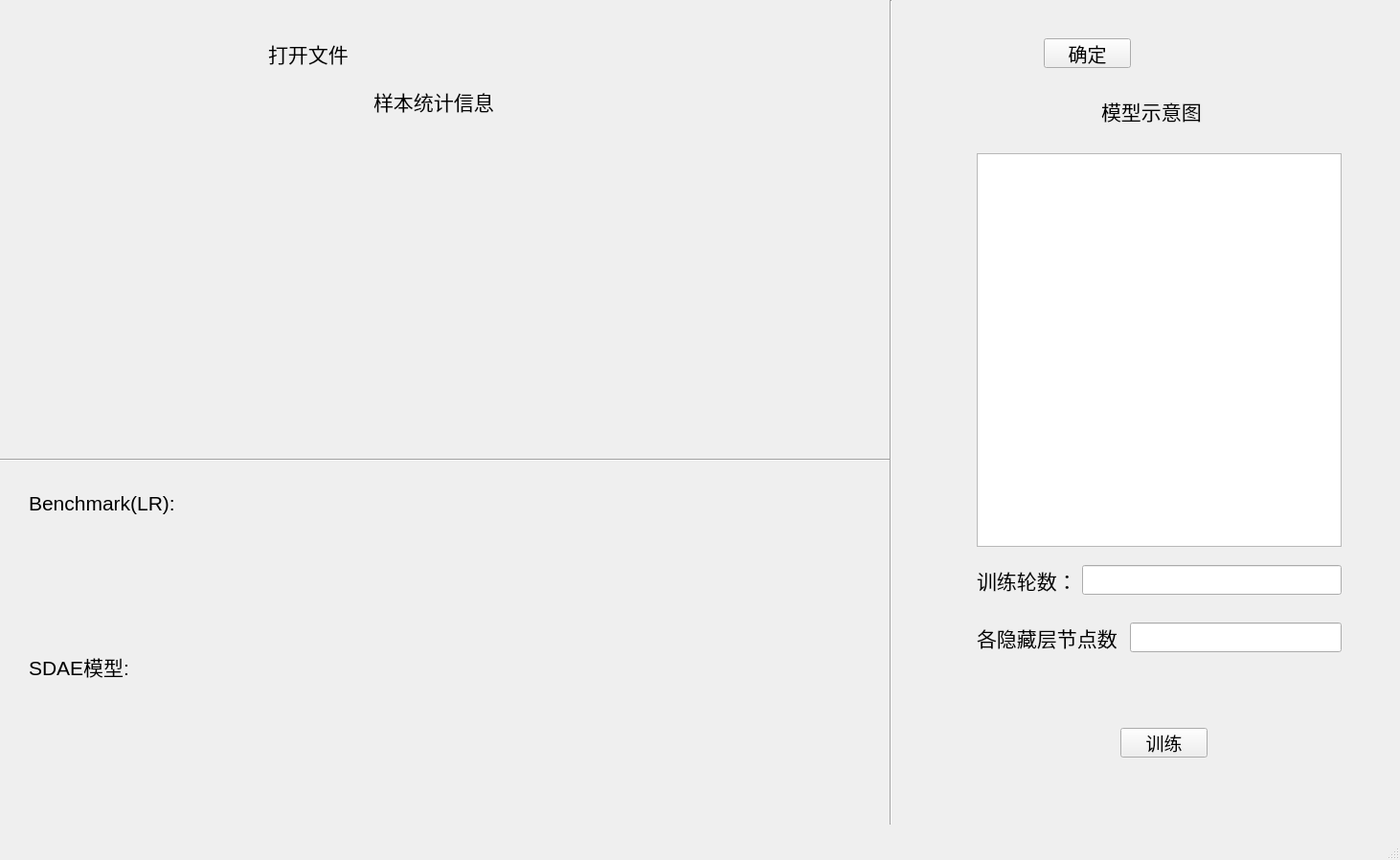
<?xml version="1.0" encoding="UTF-8"?>
<ui version="4.0">
 <class>MainWindow</class>
 <widget class="QMainWindow" name="MainWindow">
  <property name="geometry">
   <rect>
    <x>0</x>
    <y>0</y>
    <width>1462</width>
    <height>898</height>
   </rect>
  </property>
  <property name="font">
   <font>
    <pointsize>10</pointsize>
   </font>
  </property>
  <property name="windowTitle">
   <string>MainWindow</string>
  </property>
  <widget class="QWidget" name="centralwidget">
   <widget class="QLabel" name="label">
    <property name="geometry">
     <rect>
      <x>280</x>
      <y>40</y>
      <width>91</width>
      <height>31</height>
     </rect>
    </property>
    <property name="font">
     <font>
      <family>Microsoft YaHei UI</family>
      <pointsize>16</pointsize>
     </font>
    </property>
    <property name="text">
     <string>打开文件</string>
    </property>
   </widget>
   <widget class="QLabel" name="label_2">
    <property name="geometry">
     <rect>
      <x>1150</x>
      <y>100</y>
      <width>111</width>
      <height>31</height>
     </rect>
    </property>
    <property name="font">
     <font>
      <family>Microsoft YaHei UI</family>
      <pointsize>16</pointsize>
     </font>
    </property>
    <property name="text">
     <string>模型示意图</string>
    </property>
   </widget>
   <widget class="QPushButton" name="pushButton">
    <property name="geometry">
     <rect>
      <x>1170</x>
      <y>760</y>
      <width>91</width>
      <height>31</height>
     </rect>
    </property>
    <property name="font">
     <font>
      <family>Microsoft YaHei UI</family>
      <pointsize>14</pointsize>
     </font>
    </property>
    <property name="text">
     <string>训练</string>
    </property>
   </widget>
   <widget class="QPushButton" name="pushButton_2">
    <property name="geometry">
     <rect>
      <x>1090</x>
      <y>40</y>
      <width>91</width>
      <height>31</height>
     </rect>
    </property>
    <property name="font">
     <font>
      <family>Microsoft YaHei UI</family>
      <pointsize>15</pointsize>
     </font>
    </property>
    <property name="text">
     <string>确定</string>
    </property>
   </widget>
   <widget class="QGraphicsView" name="graphicsView">
    <property name="geometry">
     <rect>
      <x>1020</x>
      <y>160</y>
      <width>381</width>
      <height>411</height>
     </rect>
    </property>
   </widget>
   <widget class="QLabel" name="label_3">
    <property name="geometry">
     <rect>
      <x>1020</x>
      <y>590</y>
      <width>151</width>
      <height>31</height>
     </rect>
    </property>
    <property name="font">
     <font>
      <family>Microsoft YaHei UI</family>
      <pointsize>16</pointsize>
     </font>
    </property>
    <property name="text">
     <string>训练轮数：</string>
    </property>
   </widget>
   <widget class="QLabel" name="label_4">
    <property name="geometry">
     <rect>
      <x>1020</x>
      <y>650</y>
      <width>151</width>
      <height>31</height>
     </rect>
    </property>
    <property name="font">
     <font>
      <family>Microsoft YaHei UI</family>
      <pointsize>16</pointsize>
     </font>
    </property>
    <property name="text">
     <string>各隐藏层节点数</string>
    </property>
   </widget>
   <widget class="QLineEdit" name="lineEdit">
    <property name="geometry">
     <rect>
      <x>1130</x>
      <y>590</y>
      <width>271</width>
      <height>31</height>
     </rect>
    </property>
   </widget>
   <widget class="QLineEdit" name="lineEdit_2">
    <property name="geometry">
     <rect>
      <x>1180</x>
      <y>650</y>
      <width>221</width>
      <height>31</height>
     </rect>
    </property>
   </widget>
   <widget class="QLabel" name="label_5">
    <property name="geometry">
     <rect>
      <x>390</x>
      <y>90</y>
      <width>131</width>
      <height>31</height>
     </rect>
    </property>
    <property name="font">
     <font>
      <family>Microsoft YaHei UI</family>
      <pointsize>16</pointsize>
     </font>
    </property>
    <property name="text">
     <string>样本统计信息</string>
    </property>
   </widget>
   <widget class="Line" name="line">
    <property name="geometry">
     <rect>
      <x>0</x>
      <y>470</y>
      <width>931</width>
      <height>20</height>
     </rect>
    </property>
    <property name="orientation">
     <enum>Qt::Horizontal</enum>
    </property>
   </widget>
   <widget class="Line" name="line_2">
    <property name="geometry">
     <rect>
      <x>920</x>
      <y>0</y>
      <width>20</width>
      <height>861</height>
     </rect>
    </property>
    <property name="orientation">
     <enum>Qt::Vertical</enum>
    </property>
   </widget>
   <widget class="QLabel" name="label_6">
    <property name="geometry">
     <rect>
      <x>30</x>
      <y>510</y>
      <width>171</width>
      <height>31</height>
     </rect>
    </property>
    <property name="font">
     <font>
      <family>Microsoft YaHei UI</family>
      <pointsize>16</pointsize>
     </font>
    </property>
    <property name="text">
     <string>Benchmark(LR):</string>
    </property>
   </widget>
   <widget class="QLabel" name="label_7">
    <property name="geometry">
     <rect>
      <x>30</x>
      <y>680</y>
      <width>171</width>
      <height>31</height>
     </rect>
    </property>
    <property name="font">
     <font>
      <family>Microsoft YaHei UI</family>
      <pointsize>16</pointsize>
     </font>
    </property>
    <property name="text">
     <string>SDAE模型:</string>
    </property>
   </widget>
  </widget>
  <widget class="QMenuBar" name="menubar">
   <property name="geometry">
    <rect>
     <x>0</x>
     <y>0</y>
     <width>1462</width>
     <height>23</height>
    </rect>
   </property>
  </widget>
  <widget class="QStatusBar" name="statusbar"/>
 </widget>
 <resources/>
 <connections/>
</ui>
